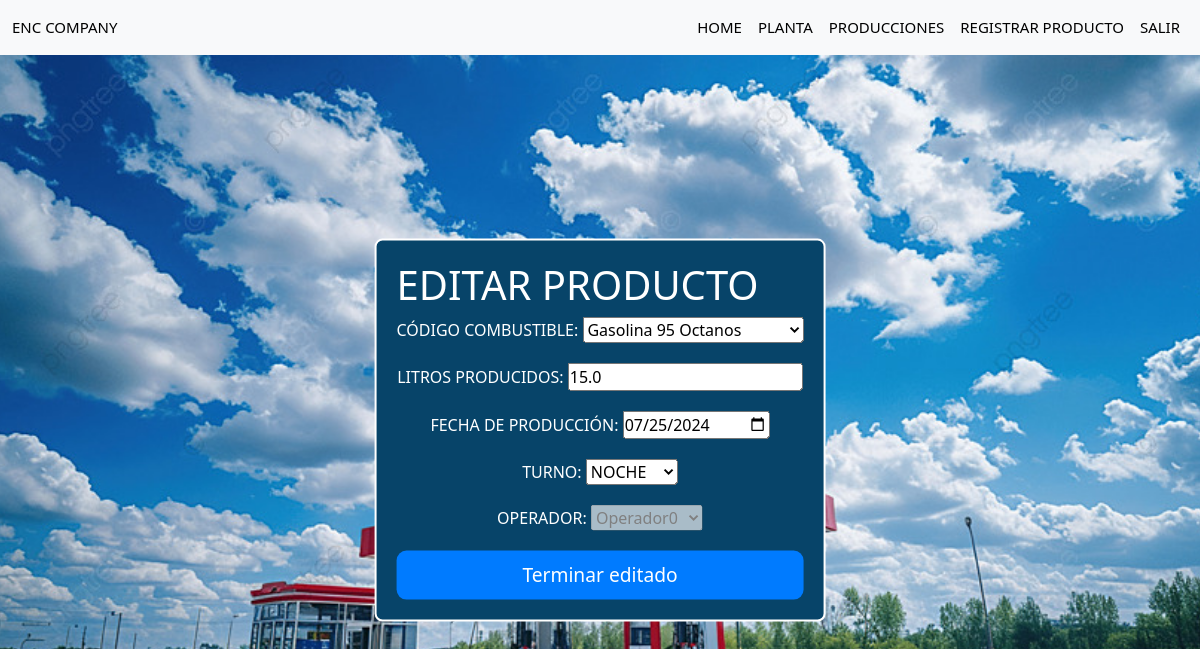
Screenshot of /editar_produccion/6 (signed in) with the database file from the repository.
### proyectos/models.py (models this page shows, shortened)
class RegistroProduccion(models.Model):
    TURNOS=[
        ('AM','MAÑANA'),
        ('PM','TARDE'),
        ('MM','NOCHE'),
    ]
    codigo_combustible= models.ForeignKey(Producto, on_delete=models.CASCADE)
    litros_producidos= models.FloatField()
    fecha_produccion= models.DateField()
    turno= models.CharField(max_length=2, choices=TURNOS)
    hora_registro= models.DateTimeField(auto_now_add=True)
    operador=models.ForeignKey(User, on_delete=models.CASCADE)

### proyectos/views.py (the view)
# urls.py: path('editar_produccion/<id>', views.editar_produccion, name="editar_produccion"),
@login_required
def editar_produccion(request, id):
    product = get_object_or_404(RegistroProduccion, id=id)
    if request.method == 'POST':
        form = EditarProduccionForm(request.POST, instance=product)
        if form.is_valid():
            form.save()
            return redirect('producciones')  # Redirigir a la lista de proyectos u otra página después de guardar
    else:
        form = EditarProduccionForm(instance=product)
    return render(request, 'editar_produccion.html', {'form': form})

### proyectos/forms.py
class EditarProduccionForm(ModelForm):
    class Meta:
        model = RegistroProduccion
        fields = ['codigo_combustible', 'litros_producidos', 'fecha_produccion', 'turno', 'operador']
    def __init__(self, *args, **kwargs):
        super(EditarProduccionForm, self).__init__(*args, **kwargs)
        self.fields['operador'].disabled = True
        self.fields['codigo_combustible'].queryset = Producto.objects.all()
        self.fields['operador'].queryset = User.objects.all()
    codigo_combustible = forms.ModelChoiceField(queryset=None, label='Código Combustible')
    litros_producidos = forms.FloatField(label='Litros Producidos')
    fecha_produccion = forms.DateField(label='Fecha de Producción', widget=forms.DateInput(attrs={'type': 'date'}))
    turno = forms.ChoiceField(label='Turno', choices=RegistroProduccion.TURNOS)
    operador = forms.ModelChoiceField(queryset=None, label='Operador')

### proyectos/models.py (called while the page is built)
    def __str__ (self):
        return self.nombre

### proyectos/templates/editar_produccion.html (shortened to what this page needs)
{% extends "base.html" %}
{% block content %}
<div class="container-base">
    <h1 class="form-titulo">Editar Producto</h1>
    <form method="POST">
        {{form.as_p}}
        <button class="btn btn-primary btn-lg">Terminar editado</button>
    </form>
</div>
{% endblock %}

### proyectos/static/css/estilitos.css (style rules this page uses)
* { margin:0; padding:0; }
body { background-color: rgb(173, 173, 211); }
.container-base { background-color: #074469 ; padding: 20px; border-radius: 8px; margin: 30px auto; max-width: 650px; position: absolute; top: 50%; left: 50%; transform: translate(-50%, -50%); border: 2px solid white; }
.container-base p { text-transform: uppercase; margin-bottom: 20px; text-align: center; color: white; }
.btn-primary { display: block; width: 100%; padding: 10px; background-color: #007bff; border: none; border-radius: 10px; color: white; font-size: 1.2em; cursor: pointer; text-align: center; transition: background-color 0.3s ease; }
.form-titulo { text-transform: uppercase; color: white; }

### rows the page displays
RegistroProduccion: codigo_combustible "Gasolina 95 Octanos", litros_producidos "15.0", fecha_produccion "07/25/2024", turno "NOCHE", operador "Operador0"
